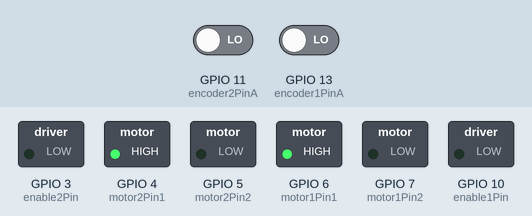
A sketch run on a simulated ESP32-S3. On the bench: switched loads named in the sketch (green lamp = pin HIGH). The inputs (shaded band) are chosen by the test bench; at power-on: GPIO 11 (encoder2PinA) LOW, GPIO 13 (encoder1PinA) LOW. What the sketch prints to the serial monitor is not drawn.

Above: at 0.1 s.
Timing chart, 0 to 1.6 s (numbered marks = the images above):
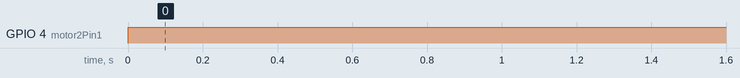

The sketch:

read_encoder_old.ino
```cpp
#include <PidController.h>
//
//rclc_executor_t executor;
//rclc_support_t support;
//rcl_allocator_t allocator;
//rcl_node_t node;
//rcl_subscription_t subscriber;
//geometry_msgs__msg__Twist sub_msg;

// Motor 1
int motor1Pin1 = 6;
int motor1Pin2 = 7;
int enable1Pin = 10;
int encoder1PinA = 13;
int encoder1PinB = 14;

// Motor 2
int motor2Pin1 = 4;
int motor2Pin2 = 5;
int enable2Pin = 3;
int encoder2PinA = 11;
int encoder2PinB = 12;


volatile long Encoder1value = 0;
volatile long Encoder2value = 0;

volatile long Encoder1value_old = 0;
volatile long Encoder2value_old = 0;

float last_time;
float dt;
float current_motor_speed[2];
float mm_pulse = 0.5140788; //mm

// Wheel speed and pid controll
float kp_m_0 = 100.0;
float ki_m_0 = 5.0;
float kd_m_0 = 0.0;
float kp_m_1 = 100.0;
float ki_m_1 = 5.0;
float kd_m_1 = 0.0;
float out_pid_value[2];
PidController pid_controller[2];

//Setting PWM properties
const int freq = 20000;
const int pwmChannel1 = 0;
const int pwmChannel2 = 1;
const int resolution = 10;
int dutyCycle[2];

void setup() {
  //sets the pins as outputs:
  pinMode(motor1Pin1, OUTPUT);
  pinMode(motor1Pin2, OUTPUT);
  pinMode(enable1Pin, OUTPUT);
  pinMode(motor2Pin1, OUTPUT);
  pinMode(motor2Pin2, OUTPUT);
  pinMode(enable2Pin, OUTPUT);

  pinMode(encoder1PinA, INPUT);
  pinMode(encoder1PinB, INPUT);
  pinMode(encoder2PinA, INPUT);
  pinMode(encoder2PinB, INPUT);

  attachInterrupt(digitalPinToInterrupt(encoder1PinA), updateEncoder1, RISING);
  attachInterrupt(digitalPinToInterrupt(encoder2PinA), updateEncoder2, RISING);
  Serial.begin(115200);

  ledcAttachChannel(enable1Pin, freq, resolution, pwmChannel1);
  ledcAttachChannel(enable2Pin, freq, resolution, pwmChannel2);

  //pid set up
  pid_controller[0].update_pid(kp_m_0, ki_m_0, kd_m_0);
  pid_controller[1].update_pid(kp_m_1, ki_m_1, kd_m_1);
  pid_controller[0].out_limit(-100, 100);
  pid_controller[1].out_limit(-100, 100);

  dutyCycle[0] = 500;
  dutyCycle[1] = 500;
}

void loop() {
  digitalWrite(motor1Pin1, HIGH);
  digitalWrite(motor1Pin2, LOW);
  digitalWrite(motor2Pin1, HIGH);
  digitalWrite(motor2Pin2, LOW);
  float target = 0.2;
  pid_controller[0].update_target(target);
  pid_controller[1].update_target(target);
  Serial.print("target:");
  Serial.print(target*100);
  Serial.print("\t");

  update_speed();
  Serial.print("speed_1:");
  Serial.print(current_motor_speed[0]*100);
  Serial.print("\t");
  Serial.print("speed_2:");
  Serial.println(current_motor_speed[1]*100);
  //Serial.printf("The encoder of motor is - motor 1: %ld - motor 2: %ld\n", Encoder1value, Encoder2value);
  //Serial.printf("\nThe speed of motor is - motor 1: %f - motor 2: %f\n", current_motor_speed[0], current_motor_speed[1]);

  // calculate the pid output
  out_pid_value[0] = pid_controller[0].update(current_motor_speed[0]);
  out_pid_value[1]= pid_controller[1].update(current_motor_speed[1]);
  //Serial.printf("The pid output is - 1: %f - 2: %f\n", out_pid_value[0], out_pid_value[1]);
  // update pmw parameters according to out_pid_value
  dutyCycle[0] = constrain(dutyCycle[0]+int(out_pid_value[0]),0,1023);
  dutyCycle[1] = constrain(dutyCycle[1]+int(out_pid_value[1]),0,1023);
  //Serial.printf("The dutycycle is - 1: %d - 2: %d\n", dutyCycle[0], dutyCycle[1]);
  ledcWrite(enable1Pin, dutyCycle[0]);
  ledcWrite(enable2Pin, dutyCycle[1]);
  delay(100);

}

void update_speed()
{
  dt = millis() - last_time;//millis returns s^-3
  current_motor_speed[0] = abs(float((Encoder1value - Encoder1value_old )* mm_pulse)/dt); // unit is m/s
  //Serial.println(Encoder1value);
  current_motor_speed[1] = abs(float((Encoder2value - Encoder2value_old) * mm_pulse)/dt);
  //Serial.println(Encoder2value);
  Encoder1value_old = Encoder1value;
  Encoder2value_old = Encoder2value;
  last_time = millis();

}


void updateEncoder1()
{
  if (digitalRead(encoder1PinA) > digitalRead(encoder1PinB))
  Encoder1value = Encoder1value - 1;
  else
  Encoder1value = Encoder1value + 1;
}

void updateEncoder2()
{
  if (digitalRead(encoder2PinA) > digitalRead(encoder2PinB))
  Encoder2value = Encoder2value - 1;
  else
  Encoder2value = Encoder2value + 1;
}
```

Measured:
- by itself, GPIO 4 (motor2Pin1): LOW → HIGH at 0.00 s
